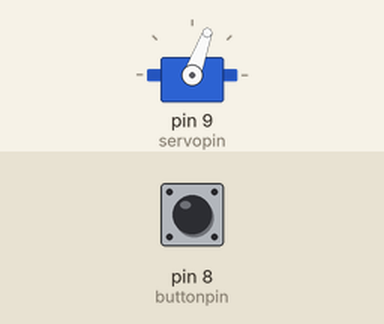
The sketch below on a simulated Arduino Uno, built with avr-gcc and run on an emulated ATmega328P. Shown: servo. The test bench sets the inputs (shaded band); at power-on: pin 8 (buttonpin) LOW.

Above: at 1.2 s.
1.3 s: pin 8 (buttonpin) pulled HIGH for 0.15 s
At 1.75 s:
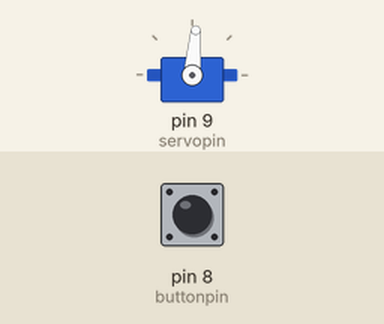
At 4.0 s:
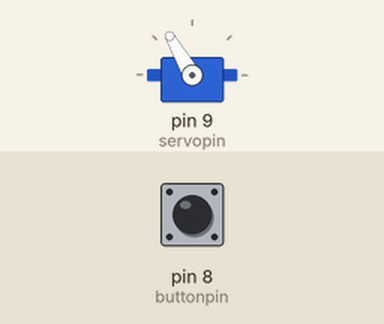
4.3 s: pin 8 (buttonpin) pulled HIGH for 1 s
At 4.75 s:
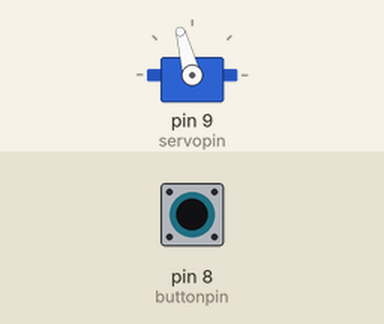
7.3 s: pin 8 (buttonpin) pulled HIGH for 3.2 s
Timing chart, 0 to 13.3 s (numbered marks = the images above; inputs shaded):
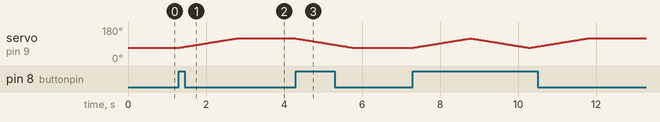

The sketch:

wdmrcServo.ino
```cpp
// (licence header left out)
#include <Servo.h>

// constant variables used to set servo angles, in degrees
const int straight = 70;
const int switched = 120;

// constant variables holding the ids of the pins we are using
const int buttonpin = 8;
const int servopin = 9;

// servo movement step delay, in milliseconds
const int step_delay = 30;

// create a servo object
Servo myservo;

// global variables to store servo position
int pos = straight; // current
int old_pos = pos; // previous

void setup()
{
  // set the mode for the digital pins in use
  pinMode(buttonpin, INPUT);

  // setup the servo
  myservo.attach(servopin);  // attach to the servo on pin 9
  myservo.write(pos); // set the initial servo position
}

void loop()
{
  int button_state = digitalRead(buttonpin);
  if(button_state == HIGH){

    old_pos = pos;   // save the current position
    pos = pos == straight ? switched: straight;

    if(old_pos < pos){   // if the new angle is higher
      // increment the servo position from oldpos to pos
      for(int wdmrc = old_pos + 1; wdmrc <= pos; wdmrc++){
        myservo.write(wdmrc); // write the next position to the servo
        delay(step_delay); // wait
      }
    } else {  // otherwise the new angle is equal or lower
      for(int wdmrc = old_pos - 1; wdmrc >= pos; wdmrc--){
        myservo.write(wdmrc); // write the next position to the servo
        delay(step_delay); // wait
      }
    }

  }
}// end of loop
```

Measured:
- after the input at 1.3 s, servo on pin 9 (servopin): moves from 70° to 120° over 1.5 s, starting at once
- after the input at 4.3 s, servo on pin 9 (servopin): moves from 120° to 70° over 1.5 s, starting at once
